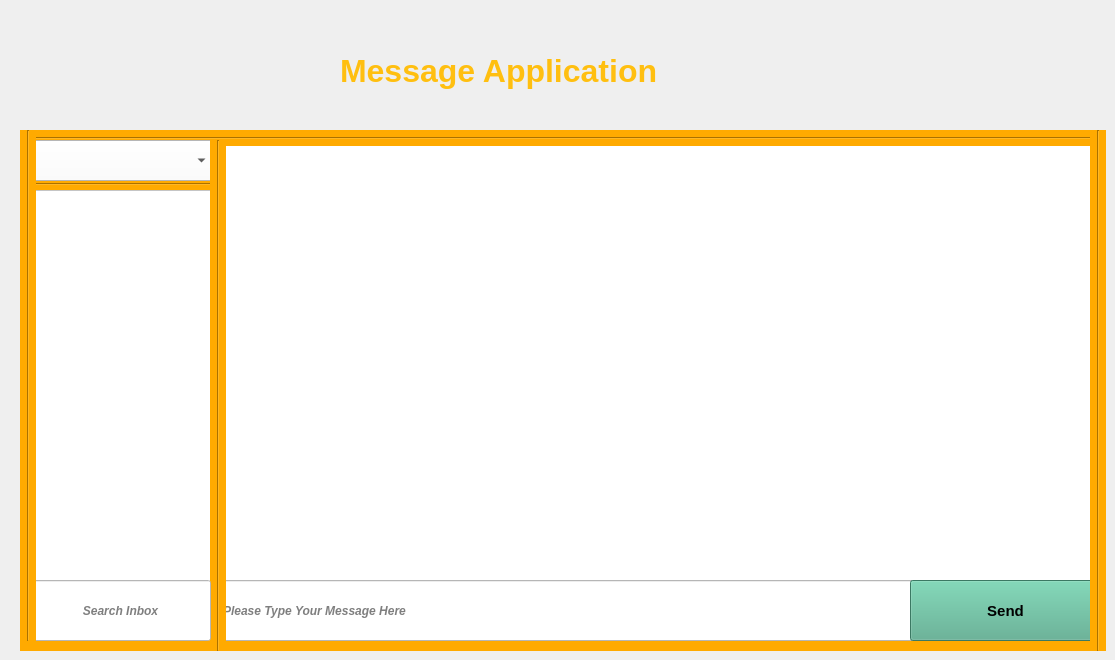
    <widget class="QWidget" name="tab_8">
     <attribute name="title">
      <string>Add Message</string>
     </attribute>
     <widget class="QListView" name="list_view_3_t">
      <property name="geometry">
       <rect>
        <x>220</x>
        <y>140</y>
        <width>881</width>
        <height>441</height>
       </rect>
      </property>
      <property name="styleSheet">
       <string notr="true">background-color: rgb(255, 255, 255);
</string>
      </property>
     </widget>
     <widget class="Line" name="line_3">
      <property name="geometry">
       <rect>
        <x>30</x>
        <y>130</y>
        <width>1071</width>
        <height>16</height>
       </rect>
      </property>
      <property name="styleSheet">
       <string notr="true">background-color: rgb(255, 170, 0);</string>
      </property>
      <property name="orientation">
       <enum>Qt::Horizontal</enum>
      </property>
     </widget>
     <widget class="Line" name="line_7">
      <property name="geometry">
       <rect>
        <x>20</x>
        <y>176</y>
        <width>191</width>
        <height>16</height>
       </rect>
      </property>
      <property name="styleSheet">
       <string notr="true">background-color: rgb(255, 170, 0);</string>
      </property>
      <property name="orientation">
       <enum>Qt::Horizontal</enum>
      </property>
     </widget>
     <widget class="QPushButton" name="sendButton3_t">
      <property name="geometry">
       <rect>
        <x>910</x>
        <y>580</y>
        <width>191</width>
        <height>61</height>
       </rect>
      </property>
      <property name="font">
       <font>
        <pointsize>11</pointsize>
        <weight>75</weight>
        <bold>true</bold>
       </font>
      </property>
      <property name="styleSheet">
       <string notr="true">background-color: rgb(255, 191, 16);
background-color: rgb(82, 170, 138);</string>
      </property>
      <property name="text">
       <string>Send</string>
      </property>
     </widget>
     <widget class="QLineEdit" name="search_lineEdit">
      <property name="geometry">
       <rect>
        <x>30</x>
        <y>580</y>
        <width>181</width>
        <height>61</height>
       </rect>
      </property>
      <property name="font">
       <font>
        <weight>75</weight>
        <italic>true</italic>
        <bold>true</bold>
       </font>
      </property>
      <property name="styleSheet">
       <string notr="true">background-color: rgb(255, 255, 255);</string>
      </property>
      <property name="alignment">
       <set>Qt::AlignCenter</set>
      </property>
      <property name="placeholderText">
       <string>Search Inbox</string>
      </property>
     </widget>
     <widget class="QComboBox" name="messageCombobox">
      <property name="geometry">
       <rect>
        <x>32</x>
        <y>140</y>
        <width>181</width>
        <height>41</height>
       </rect>
      </property>
      <property name="styleSheet">
       <string notr="true">background-color: rgb(255, 255, 255);</string>
      </property>
      <property name="editable">
       <bool>false</bool>
      </property>
     </widget>
     <widget class="Line" name="line_5">
      <property name="geometry">
       <rect>
        <x>20</x>
        <y>130</y>
        <width>16</width>
        <height>511</height>
       </rect>
      </property>
      <property name="styleSheet">
       <string notr="true">background-color: rgb(255, 170, 0);</string>
      </property>
      <property name="orientation">
       <enum>Qt::Vertical</enum>
      </property>
     </widget>
     <widget class="QListView" name="listView_t">
      <property name="geometry">
       <rect>
        <x>30</x>
        <y>190</y>
        <width>181</width>
        <height>411</height>
       </rect>
      </property>
      <property name="styleSheet">
       <string notr="true">background-color: rgb(255, 255, 255);</string>
      </property>
     </widget>
     <widget class="QLineEdit" name="LineEdit_3_t">
      <property name="geometry">
       <rect>
        <x>220</x>
        <y>580</y>
        <width>871</width>
        <height>61</height>
       </rect>
      </property>
      <property name="font">
       <font>
        <weight>75</weight>
        <italic>true</italic>
        <bold>true</bold>
       </font>
      </property>
      <property name="styleSheet">
       <string notr="true">background-color: rgb(255, 255, 255);</string>
      </property>
      <property name="placeholderText">
       <string>Please Type Your Message Here</string>
      </property>
     </widget>
     <widget class="QLabel" name="label_116">
      <property name="geometry">
       <rect>
        <x>340</x>
        <y>40</y>
        <width>531</width>
        <height>61</height>
       </rect>
      </property>
      <property name="font">
       <font>
        <pointsize>24</pointsize>
        <weight>75</weight>
        <bold>true</bold>
       </font>
      </property>
      <property name="styleSheet">
       <string notr="true">color: rgb(255, 191, 16);</string>
      </property>
      <property name="text">
       <string>Message Application</string>
      </property>
     </widget>
     <widget class="Line" name="line">
      <property name="geometry">
       <rect>
        <x>210</x>
        <y>140</y>
        <width>16</width>
        <height>511</height>
       </rect>
      </property>
      <property name="styleSheet">
       <string notr="true">background-color: rgb(255, 170, 0);</string>
      </property>
      <property name="orientation">
       <enum>Qt::Vertical</enum>
      </property>
     </widget>
     <widget class="Line" name="line_6">
      <property name="geometry">
       <rect>
        <x>20</x>
        <y>630</y>
        <width>1081</width>
        <height>21</height>
       </rect>
      </property>
      <property name="styleSheet">
       <string notr="true">background-color: rgb(255, 170, 0);</string>
      </property>
      <property name="orientation">
       <enum>Qt::Horizontal</enum>
      </property>
     </widget>
     <widget class="Line" name="line_4">
      <property name="geometry">
       <rect>
        <x>1090</x>
        <y>130</y>
        <width>16</width>
        <height>521</height>
       </rect>
      </property>
      <property name="styleSheet">
       <string notr="true">background-color: rgb(255, 170, 0);</string>
      </property>
      <property name="orientation">
       <enum>Qt::Vertical</enum>
      </property>
     </widget>
     <zorder>list_view_3_t</zorder>
     <zorder>line_3</zorder>
     <zorder>line_7</zorder>
     <zorder>messageCombobox</zorder>
     <zorder>listView_t</zorder>
     <zorder>label_116</zorder>
     <zorder>line_6</zorder>
     <zorder>LineEdit_3_t</zorder>
     <zorder>sendButton3_t</zorder>
     <zorder>line_4</zorder>
     <zorder>line</zorder>
     <zorder>search_lineEdit</zorder>
     <zorder>line_5</zorder>
    </widget>
